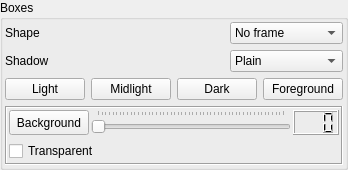
    <widget class="QGroupBox" name="gpbOsdBoxes">
     <property name="sizePolicy">
      <sizepolicy hsizetype="Expanding" vsizetype="Preferred">
       <horstretch>0</horstretch>
       <verstretch>0</verstretch>
      </sizepolicy>
     </property>
     <property name="maximumSize">
      <size>
       <width>16777215</width>
       <height>16777215</height>
      </size>
     </property>
     <property name="title">
      <string>Boxes</string>
     </property>
     <layout class="QGridLayout" name="gridLayout_7">
      <property name="leftMargin">
       <number>2</number>
      </property>
      <property name="topMargin">
       <number>2</number>
      </property>
      <property name="rightMargin">
       <number>2</number>
      </property>
      <property name="bottomMargin">
       <number>2</number>
      </property>
      <item row="1" column="1">
       <widget class="QComboBox" name="cmbBoxShadow">
        <property name="sizePolicy">
         <sizepolicy hsizetype="Preferred" vsizetype="Preferred">
          <horstretch>0</horstretch>
          <verstretch>0</verstretch>
         </sizepolicy>
        </property>
        <item>
         <property name="text">
          <string>Plain</string>
         </property>
        </item>
        <item>
         <property name="text">
          <string>Raised</string>
         </property>
        </item>
        <item>
         <property name="text">
          <string>Sunken</string>
         </property>
        </item>
       </widget>
      </item>
      <item row="0" column="0">
       <widget class="QLabel" name="lblBoxShape">
        <property name="sizePolicy">
         <sizepolicy hsizetype="Expanding" vsizetype="Preferred">
          <horstretch>0</horstretch>
          <verstretch>0</verstretch>
         </sizepolicy>
        </property>
        <property name="text">
         <string>Shape</string>
        </property>
        <property name="wordWrap">
         <bool>true</bool>
        </property>
        <property name="buddy">
         <cstring>cmbBoxShape</cstring>
        </property>
       </widget>
      </item>
      <item row="2" column="0" colspan="2">
       <layout class="QHBoxLayout" name="horizontalLayout">
        <item>
         <widget class="QPushButton" name="pbBoxLight">
          <property name="sizePolicy">
           <sizepolicy hsizetype="Preferred" vsizetype="Preferred">
            <horstretch>0</horstretch>
            <verstretch>0</verstretch>
           </sizepolicy>
          </property>
          <property name="minimumSize">
           <size>
            <width>0</width>
            <height>0</height>
           </size>
          </property>
          <property name="maximumSize">
           <size>
            <width>16777215</width>
            <height>16777215</height>
           </size>
          </property>
          <property name="text">
           <string>Light</string>
          </property>
         </widget>
        </item>
        <item>
         <widget class="QPushButton" name="pbBoxMidlight">
          <property name="sizePolicy">
           <sizepolicy hsizetype="Preferred" vsizetype="Preferred">
            <horstretch>0</horstretch>
            <verstretch>0</verstretch>
           </sizepolicy>
          </property>
          <property name="minimumSize">
           <size>
            <width>0</width>
            <height>0</height>
           </size>
          </property>
          <property name="maximumSize">
           <size>
            <width>16777215</width>
            <height>16777215</height>
           </size>
          </property>
          <property name="text">
           <string>Midlight</string>
          </property>
         </widget>
        </item>
        <item>
         <widget class="QPushButton" name="pbBoxDark">
          <property name="sizePolicy">
           <sizepolicy hsizetype="Preferred" vsizetype="Preferred">
            <horstretch>0</horstretch>
            <verstretch>0</verstretch>
           </sizepolicy>
          </property>
          <property name="minimumSize">
           <size>
            <width>0</width>
            <height>0</height>
           </size>
          </property>
          <property name="maximumSize">
           <size>
            <width>16777215</width>
            <height>16777215</height>
           </size>
          </property>
          <property name="text">
           <string>Dark</string>
          </property>
         </widget>
        </item>
        <item>
         <widget class="QPushButton" name="pbBoxForeground">
          <property name="sizePolicy">
           <sizepolicy hsizetype="Preferred" vsizetype="Preferred">
            <horstretch>0</horstretch>
            <verstretch>0</verstretch>
           </sizepolicy>
          </property>
          <property name="minimumSize">
           <size>
            <width>0</width>
            <height>0</height>
           </size>
          </property>
          <property name="maximumSize">
           <size>
            <width>16777215</width>
            <height>16777215</height>
           </size>
          </property>
          <property name="text">
           <string>Foreground</string>
          </property>
         </widget>
        </item>
       </layout>
      </item>
      <item row="3" column="0" colspan="2">
       <widget class="QFrame" name="frame_3">
        <property name="sizePolicy">
         <sizepolicy hsizetype="Expanding" vsizetype="Preferred">
          <horstretch>0</horstretch>
          <verstretch>0</verstretch>
         </sizepolicy>
        </property>
        <property name="frameShape">
         <enum>QFrame::Box</enum>
        </property>
        <property name="frameShadow">
         <enum>QFrame::Sunken</enum>
        </property>
        <layout class="QGridLayout" name="gridLayout_2">
         <property name="leftMargin">
          <number>2</number>
         </property>
         <property name="topMargin">
          <number>2</number>
         </property>
         <property name="rightMargin">
          <number>2</number>
         </property>
         <property name="bottomMargin">
          <number>2</number>
         </property>
         <property name="horizontalSpacing">
          <number>2</number>
         </property>
         <property name="verticalSpacing">
          <number>6</number>
         </property>
         <item row="0" column="0">
          <widget class="QPushButton" name="pbBackgroundColor">
           <property name="sizePolicy">
            <sizepolicy hsizetype="Preferred" vsizetype="Preferred">
             <horstretch>0</horstretch>
             <verstretch>0</verstretch>
            </sizepolicy>
           </property>
           <property name="minimumSize">
            <size>
             <width>0</width>
             <height>0</height>
            </size>
           </property>
           <property name="maximumSize">
            <size>
             <width>16777215</width>
             <height>16777215</height>
            </size>
           </property>
           <property name="text">
            <string>Background</string>
           </property>
          </widget>
         </item>
         <item row="0" column="1">
          <widget class="QSlider" name="slBackgroundAlpha">
           <property name="sizePolicy">
            <sizepolicy hsizetype="Expanding" vsizetype="Preferred">
             <horstretch>0</horstretch>
             <verstretch>0</verstretch>
            </sizepolicy>
           </property>
           <property name="minimumSize">
            <size>
             <width>128</width>
             <height>25</height>
            </size>
           </property>
           <property name="maximumSize">
            <size>
             <width>16777215</width>
             <height>16777215</height>
            </size>
           </property>
           <property name="maximum">
            <number>255</number>
           </property>
           <property name="pageStep">
            <number>5</number>
           </property>
           <property name="value">
            <number>0</number>
           </property>
           <property name="orientation">
            <enum>Qt::Horizontal</enum>
           </property>
           <property name="invertedAppearance">
            <bool>false</bool>
           </property>
           <property name="invertedControls">
            <bool>false</bool>
           </property>
           <property name="tickPosition">
            <enum>QSlider::TicksAbove</enum>
           </property>
           <property name="tickInterval">
            <number>0</number>
           </property>
          </widget>
         </item>
         <item row="0" column="2">
          <widget class="QLCDNumber" name="lcdBgColorTranspar">
           <property name="sizePolicy">
            <sizepolicy hsizetype="Preferred" vsizetype="Preferred">
             <horstretch>0</horstretch>
             <verstretch>0</verstretch>
            </sizepolicy>
           </property>
           <property name="maximumSize">
            <size>
             <width>16777215</width>
             <height>16777215</height>
            </size>
           </property>
           <property name="font">
            <font>
             <pointsize>8</pointsize>
            </font>
           </property>
           <property name="smallDecimalPoint">
            <bool>false</bool>
           </property>
           <property name="digitCount">
            <number>3</number>
           </property>
          </widget>
         </item>
         <item row="1" column="0" colspan="2">
          <widget class="QCheckBox" name="cbBoxBgTransparent">
           <property name="sizePolicy">
            <sizepolicy hsizetype="Preferred" vsizetype="Preferred">
             <horstretch>0</horstretch>
             <verstretch>0</verstretch>
            </sizepolicy>
           </property>
           <property name="text">
            <string>Transparent</string>
           </property>
          </widget>
         </item>
        </layout>
       </widget>
      </item>
      <item row="1" column="0">
       <widget class="QLabel" name="lblBoxShadow">
        <property name="sizePolicy">
         <sizepolicy hsizetype="Expanding" vsizetype="Preferred">
          <horstretch>0</horstretch>
          <verstretch>0</verstretch>
         </sizepolicy>
        </property>
        <property name="text">
         <string>Shadow</string>
        </property>
        <property name="wordWrap">
         <bool>true</bool>
        </property>
        <property name="buddy">
         <cstring>cmbBoxShadow</cstring>
        </property>
       </widget>
      </item>
      <item row="0" column="1">
       <widget class="QComboBox" name="cmbBoxShape">
        <property name="sizePolicy">
         <sizepolicy hsizetype="Preferred" vsizetype="Preferred">
          <horstretch>0</horstretch>
          <verstretch>0</verstretch>
         </sizepolicy>
        </property>
        <item>
         <property name="text">
          <string>No frame</string>
         </property>
        </item>
        <item>
         <property name="text">
          <string>Box</string>
         </property>
        </item>
        <item>
         <property name="text">
          <string>Panel</string>
         </property>
        </item>
        <item>
         <property name="text">
          <string>Windows panel</string>
         </property>
        </item>
        <item>
         <property name="text">
          <string>Styled panel</string>
         </property>
        </item>
       </widget>
      </item>
     </layout>
    </widget>
